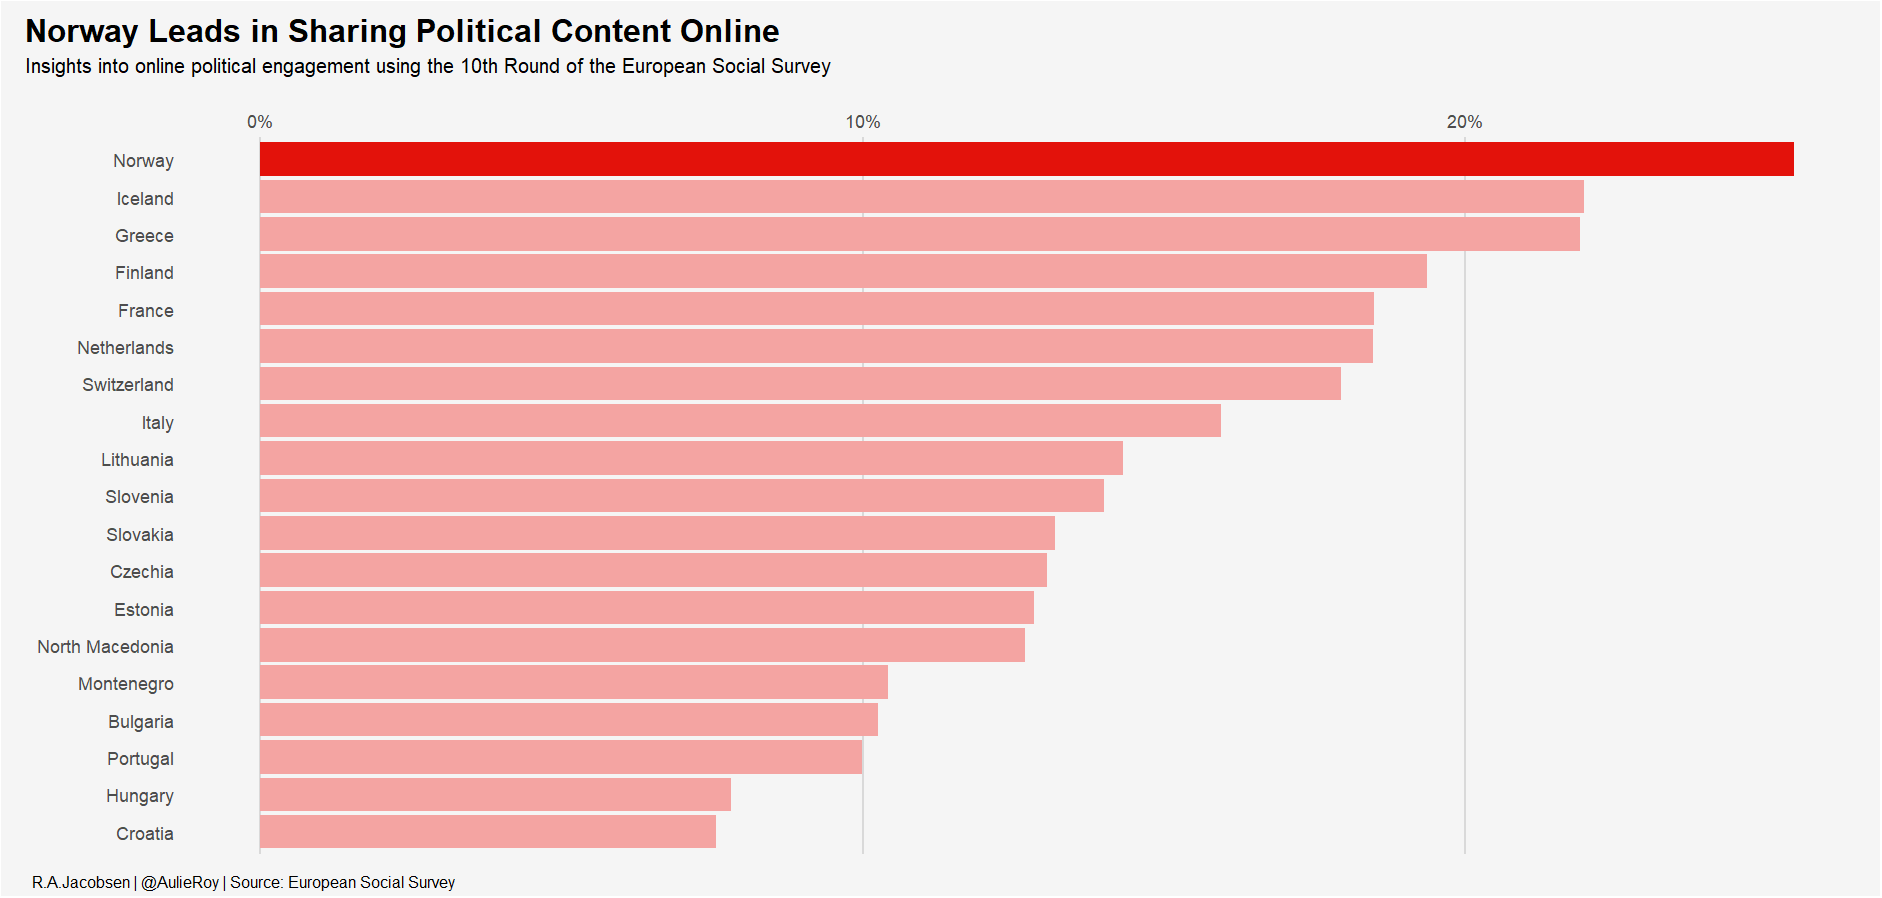

Write R code to recreate this figure.

# Percentage reported to have posted political content online in 2022 (ESS Round 10)
# Data from the European Social Survey 
# Theme similar to The Economist 

# Load pacakges 
library(tidyverse)
library(haven)
library(countrycode)
library(scales)

# Data downloaded from ESS website 
# Load data 
ess <- read_spss("C:/Users/roja006/OneDrive - Kristiania/02_Data/ESS-Data-Wizard-subset-2023-04-05.sav")

# Wrangle data: Keep only pstplonl "Yes" and "No" for posting content online 
# Change ISO country code to country name 
ess <- 
  ess %>% 
  filter(pstplonl %in% c(1,2) & !is.na(pstplonl)) %>% 
  mutate(country = countrycode(cntry, "iso2c", "country.name"))

# Calculate proportion of individual that posted content online 
politics_online <- 
  ess %>% 
  filter(essround == "10") %>% 
  group_by(country) %>%
  summarize(prop_posted_politics = mean(pstplonl == 1))

# Plot text 
title <- "Norway Leads in Sharing Political Content Online"
subtitle <- "Insights into online political engagement using the 10th Round of the European Social Survey"
caption <- "R.A.Jacobsen | @AulieRoy | Source: European Social Survey"


# Plot 
politics_online %>%
  ggplot(aes(x = reorder(country, prop_posted_politics), y = prop_posted_politics)) +
  geom_bar(stat = "identity", fill = ifelse(politics_online$country == "Norway", "#E3120B", "#F4A4A2")) +
  scale_y_continuous(labels = scales::percent) +
  scale_y_continuous(sec.axis = dup_axis(labels = scales::percent)) +
  coord_flip() +
  labs(
    x = "", 
    y = "", 
    title = title, 
    subtitle = subtitle, 
    caption = caption
  ) + 
  theme(axis.line.x.bottom =element_blank(),
        axis.text.x.bottom = element_blank(),
        axis.title.x.bottom = element_blank(),
        axis.ticks.x.bottom = element_blank(),
        axis.ticks.x = element_blank(), 
        axis.ticks.y = element_blank(), 
        panel.grid.major.y = element_blank(), 
        panel.grid.minor.y = element_blank(), 
        panel.grid.minor.x = element_blank(), 
        panel.grid.major.x = element_line(color = "#D9D9D9"),
        panel.background = element_rect(fill = "#F5F5F5"),
        plot.background = element_rect(fill = "#F5F5F5"), 
        plot.title = element_text(family = "Milo TE", size = 16, face = "bold", hjust = -0.17, vjust = -0.17), 
        plot.subtitle = element_text(family = "Milo TE", size = 10, hjust = -0.18, vjust = -0.18), 
        plot.caption = element_text(family = "Milo TE", size = 8, hjust = -0.12, vjust = -0.12))
